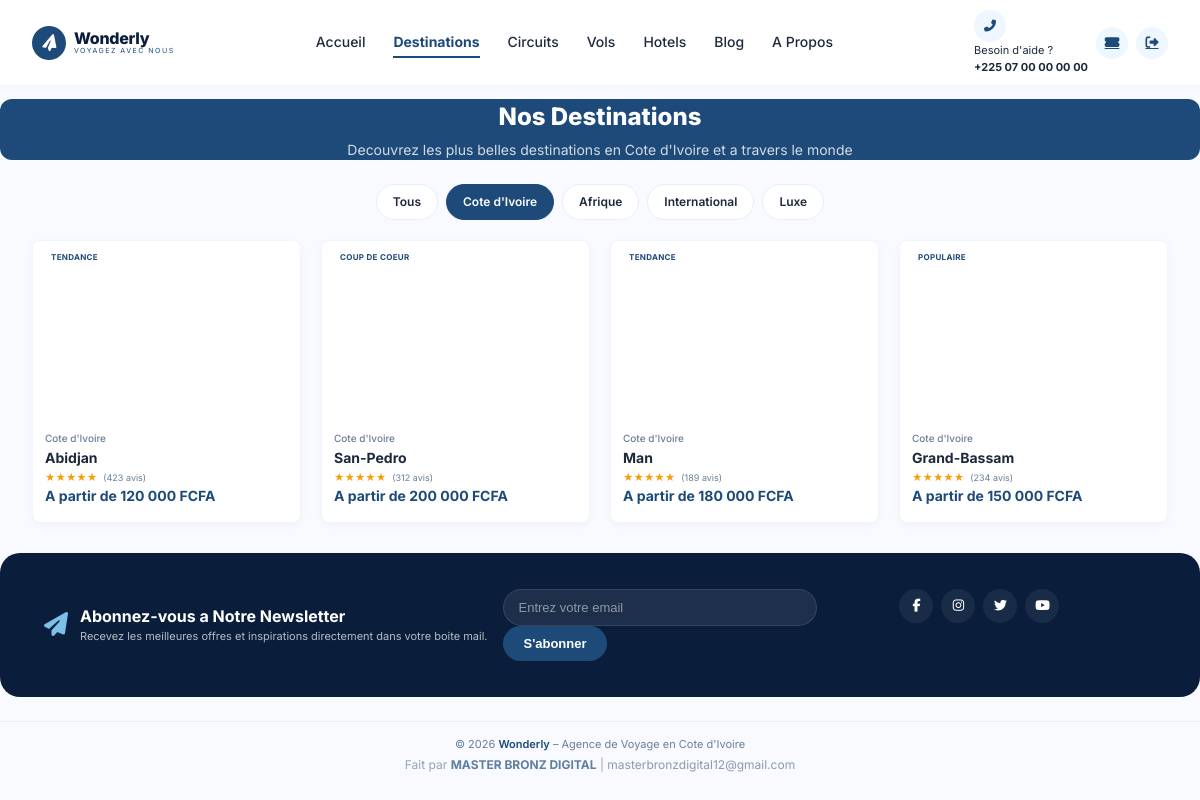
Screenshot of /destinations.php?category=ci (signed in) with the database file from the repository.
### tables this page shows
CREATE TABLE IF NOT EXISTS destinations (
    id INT AUTO_INCREMENT PRIMARY KEY,
    title VARCHAR(100) NOT NULL,
    country VARCHAR(100) NOT NULL,
    city VARCHAR(100) NOT NULL,
    description TEXT,
    price DECIMAL(10,2) NOT NULL,
    image VARCHAR(255),
    badge VARCHAR(50),
    category VARCHAR(50),
    rating DECIMAL(2,1) DEFAULT 4.5,
    reviews INT DEFAULT 0,
    is_popular BOOLEAN DEFAULT FALSE,
    created_at TIMESTAMP DEFAULT CURRENT_TIMESTAMP
);

### includes/functions.php (called while the page is built, shortened)
<?php
require_once __DIR__ . '/../config/database.php';
function formatPrice($price) {
    return number_format($price, 0, ',', ' ') . ' FCFA';
}
function getDestinations($limit = null, $category = null) {
    global $pdo;
    try {
        $sql = "SELECT * FROM destinations WHERE 1=1";
        $params = array();
        if ($category && $category !== 'all') {
            $sql .= " AND category = ?";
            $params[] = $category;
        }
        $sql .= " ORDER BY is_popular DESC, id DESC";
        $stmt = $pdo->prepare($sql);
        $stmt->execute($params);
        return $stmt->fetchAll();
    } catch(PDOException $e) {
        return array();
    }
}
function getStars($rating) {
    $full = floor($rating);
    $half = ($rating - $full) >= 0.5 ? 1 : 0;
    $empty = 5 - $full - $half;
    $html = '';
    for ($i = 0; $i < $full; $i++) {
        $html .= '★';
    }
    if ($half) {
        $html .= '★';
    }
    for ($i = 0; $i < $empty; $i++) {
        $html .= '☆';
    }
    return $html;
}
?>

### destinations.php (the view, shortened to what this page needs)
<?php
require_once 'includes/functions.php';
$category = isset($_GET['category']) ? $_GET['category'] : 'all';
$destinations = getDestinations(null, $category);
require_once 'includes/header.php';
?>
<section class="container page-header">
    <div class="page-header-content">
        <h1>Nos Destinations</h1>
        <p>Decouvrez les plus belles destinations en Cote d'Ivoire et a travers le monde</p>
    </div>
</section>
<section class="container">
    <div class="filters">
        <a href="destinations.php?category=all" class="filter-btn <?php echo $category === 'all' ? 'active' : ''; ?>">Tous</a>
        <a href="destinations.php?category=ci" class="filter-btn <?php echo $category === 'ci' ? 'active' : ''; ?>">Cote d'Ivoire</a>
        <a href="destinations.php?category=afrique" class="filter-btn <?php echo $category === 'afrique' ? 'active' : ''; ?>">Afrique</a>
        <a href="destinations.php?category=international" class="filter-btn <?php echo $category === 'international' ? 'active' : ''; ?>">International</a>
        <a href="destinations.php?category=luxe" class="filter-btn <?php echo $category === 'luxe' ? 'active' : ''; ?>">Luxe</a>
    </div>
</section>
<section class="container">
    <div class="destinations-grid">
        <?php if (empty($destinations)): ?>
            <p style="grid-column: 1/-1; text-align: center; padding: 40px;">Aucune destination trouvee.</p>
        <?php else: ?>
            <?php foreach ($destinations as $dest): ?>
            <div class="dest-card">
                <div class="img-wrap" style="background-image:url('<?php echo $dest['image']; ?>');">
                    <span class="badge"><?php echo $dest['badge']; ?></span>
                </div>
                <div class="info">
                    <div class="country"><?php echo $dest['country']; ?></div>
                    <h4><?php echo $dest['city']; ?></h4>
                    <div class="rating">
                        <?php echo getStars($dest['rating']); ?>
                        <span>(<?php echo $dest['reviews']; ?> avis)</span>
                    </div>
                    <span class="price">A partir de <?php echo formatPrice($dest['price']); ?></span>
                </div>
            </div>
            <?php endforeach; ?>
        <?php endif; ?>
    </div>
</section>
<?php require_once 'includes/footer.php'; ?>

### css/style.css (style rules this page uses)
* { margin: 0; padding: 0; box-sizing: border-box; }
:root { --primary: #1e4a7a; --primary-dark: #143a60; --primary-light: #eef6ff; --text-dark: #0a1e3c; --text-body: #1e293b; --text-muted: #5e718a; --bg-light: #f8faff; --white: #ffffff; --shadow-sm: 0 2px 8px rgba(0,0,0,0.04); --shadow-md: 0 4px 16px rgba(0,0,0,0.06); --shadow-lg: 0 8px 32px rgba(0,0,0,0.08); --radius-sm: 8px; --radius-md: 12px; --radius-lg: 16px; --radius-xl: 20px; --transition: 0.25s ease; }
html { scroll-behavior: smooth; -webkit-tap-highlight-color: transparent; }
body { font-family: 'Inter', -apple-system, BlinkMacSystemFont, sans-serif; background: var(--bg-light); color: var(--text-body); line-height: 1.5; overflow-x: hidden; -webkit-font-smoothing: antialiased; font-size: 15px; }
.container { max-width: 1200px; margin: 0 auto; padding: 0 14px; }
.destinations-grid { display: grid; grid-template-columns: 1fr 1fr; gap: 12px; margin-bottom: 30px; }
.dest-card { background: var(--white); border-radius: var(--radius-sm); overflow: hidden; box-shadow: var(--shadow-sm); border: 1px solid #f0f4fc; cursor: pointer; transition: all var(--transition); opacity: 0; transform: translateY(20px); animation: cardAppear 0.5s ease forwards; }
.dest-card:nth-child(1) { animation-delay: 0.05s; }
.dest-card:nth-child(2) { animation-delay: 0.1s; }
.dest-card:nth-child(3) { animation-delay: 0.15s; }
.dest-card:nth-child(4) { animation-delay: 0.2s; }
.dest-card .img-wrap { height: 120px; background-size: cover; background-position: center; position: relative; transition: transform 0.5s; }
.dest-card .img-wrap .badge { position: absolute; top: 8px; left: 8px; background: rgba(255,255,255,0.92); backdrop-filter: blur(4px); padding: 2px 10px; border-radius: 50px; font-size: 8px; font-weight: 700; text-transform: uppercase; letter-spacing: 0.3px; color: var(--primary); }
.dest-card .info { padding: 10px 12px 14px; }
.dest-card .info .country { font-size: 10px; font-weight: 500; color: #6a7e99; }
.dest-card .info h4 { font-size: 14px; font-weight: 700; margin: 1px 0 2px; }
.dest-card .info .price { font-weight: 700; color: var(--primary); font-size: 14px; }
.dest-card .info .rating { display: flex; align-items: center; gap: 3px; margin-top: 2px; font-size: 10px; color: #f59e0b; }
.dest-card .info .rating span { color: #6a7e99; margin-left: 3px; font-size: 9px; }
.page-header { background: var(--primary); border-radius: var(--radius-md); padding: 30px 24px; margin: 14px 0 24px; text-align: center; color: white; }
.page-header-content h1 { font-size: 24px; font-weight: 800; }
.page-header-content p { opacity: 0.8; font-size: 14px; margin-top: 4px; }
.filters { display: flex; gap: 8px; flex-wrap: wrap; margin-bottom: 20px; justify-content: center; }
.filter-btn { background: white; border: 1px solid #e9eef5; padding: 8px 16px; border-radius: 50px; font-weight: 600; font-size: 12px; cursor: pointer; transition: var(--transition); color: var(--text-body); text-decoration: none; }
.filter-btn.active { background: var(--primary); color: white; border-color: var(--primary); }
@media (min-width: 768px) { .container { padding: 0 20px; } }
@media (min-width: 768px) { .destinations-grid { grid-template-columns: 1fr 1fr; gap: 16px; } }
@media (min-width: 768px) { .dest-card .img-wrap { height: 160px; } }
@media (min-width: 1024px) { .container { padding: 0 32px; } }
@media (min-width: 1024px) { .destinations-grid { grid-template-columns: repeat(4, 1fr); gap: 20px; } }
@media (min-width: 1024px) { .dest-card .img-wrap { height: 180px; } }

### rows the page displays
destinations: badge "TENDANCE", country "Cote d'Ivoire", city "Abidjan", rating "★★★★★", reviews "423", price "120 000 FCFA"
destinations: badge "COUP DE COEUR", country "Cote d'Ivoire", city "San-Pedro", rating "★★★★★", reviews "312", price "200 000 FCFA"
destinations: badge "TENDANCE", country "Cote d'Ivoire", city "Man", rating "★★★★★", reviews "189", price "180 000 FCFA"
destinations: badge "POPULAIRE", country "Cote d'Ivoire", city "Grand-Bassam", rating "★★★★★", reviews "234", price "150 000 FCFA"
